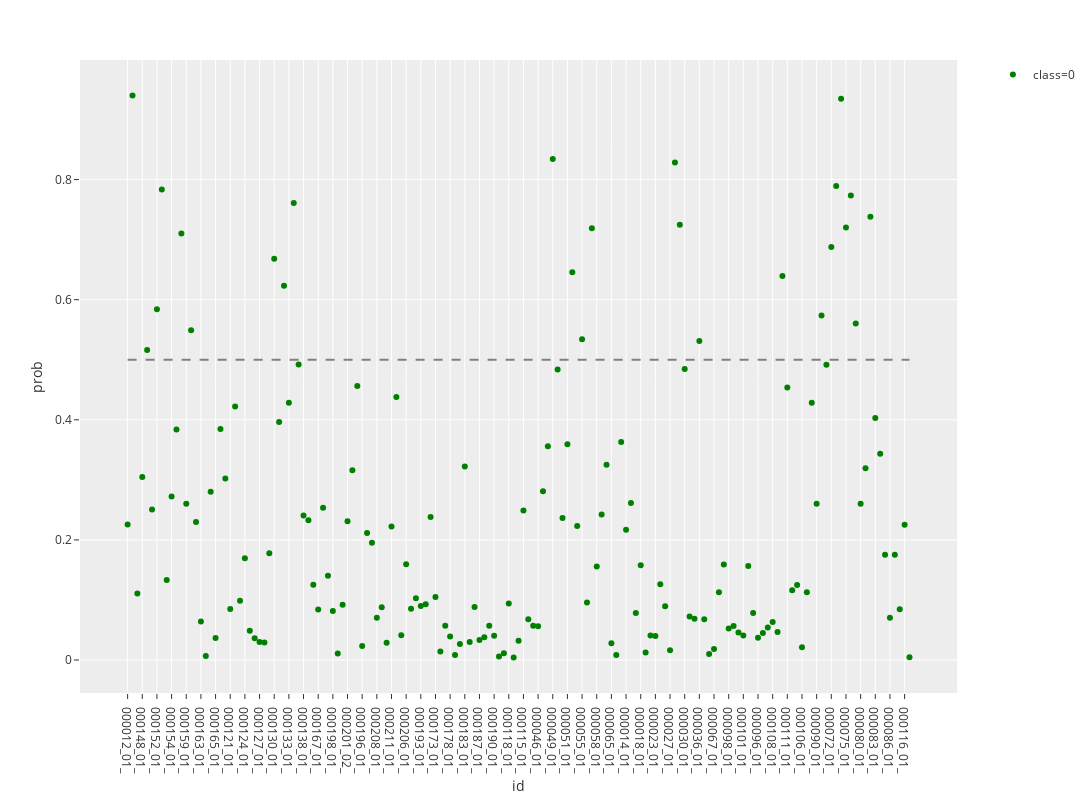

This figure's notebook cell:
### Code cell
healthy_new = pd.read_excel('C:/Users/pc/OneDrive/PLTTECH/Project/20191205_lung_cancer/rawdata/test_healthy_new.xlsx').loc[:, selected_columns]
healthy_new.iloc[:, 1:-1] = healthy_new.iloc[:, 1:-1].multiply(100)
healthy_new_df = lungCancerPrediction(healthy_new, 'healthy_new')

### Figure 1 — Plotly figure (JSON) as saved in the notebook; plotly's stock layout.template omitted (floating-point values rounded to 4 significant figures; data arrays with more than 128 entries replaced by an {"elided": "..."} marker saying what was removed)
{"data": [{"hoverlabel": {"namelength": 0}, "hovertemplate": "class=0<br>id=%{x}<br>prob=%{y}", "legendgroup": "class=0", "marker": {"color": "green", "symbol": "circle"}, "mode": "markers", "name": "class=0", "showlegend": true, "type": "scatter", "x": {"elided": "161 str values"}, "xaxis": "x", "y": {"elided": "161 float values"}, "yaxis": "y"}, {"line": {"color": "grey", "dash": "dash"}, "mode": "lines", "showlegend": false, "type": "scatter", "x": ["000012_01_", "000215_01_"], "y": [0.5, 0.5]}], "layout": {"height": 800, "legend": {"tracegroupgap": 0}, "margin": {"t": 60}, "width": 1200, "xaxis": {"anchor": "y", "domain": [0, 0.98], "title": {"text": "id"}}, "yaxis": {"anchor": "x", "domain": [0, 1], "title": {"text": "prob"}}}}
